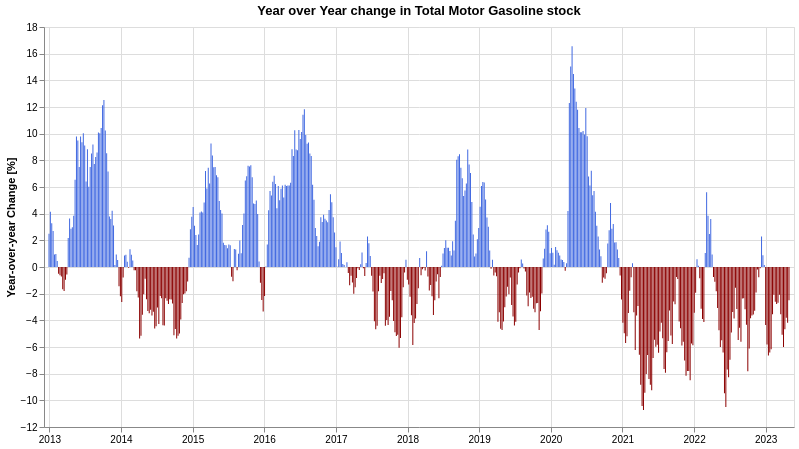

Vega-Lite specification stored for this chart:
### Vega-Lite specification from a JSON file in a GitHub repository (floating-point values rounded to 4 significant figures; data arrays with more than 128 entries replaced by an {"elided": "..."} marker saying what was removed)
{"config": {"view": {"continuousWidth": 400, "continuousHeight": 300}}, "data": {"name": "data-02da145805eae2d618c4a428fdf674a7"}, "mark": {"type": "bar", "width": 1}, "encoding": {"color": {"condition": {"value": "darkred", "test": "datum['Total Motor Gasoline'] < 0"}, "value": "royalblue"}, "tooltip": [{"field": "dt", "title": "", "type": "temporal"}, {"field": "Total Motor Gasoline", "format": ",.02f", "title": "YoY % Change", "type": "quantitative"}], "x": {"axis": {"title": ""}, "field": "dt", "type": "temporal"}, "y": {"axis": {"title": "Year-over-year Change [%]"}, "field": "Total Motor Gasoline", "type": "quantitative"}}, "height": 400, "title": "Year over Year change in Total Motor Gasoline stock", "width": 750, "$schema": "https://vega.github.io/schema/vega-lite/v5.json", "datasets": {"data-02da145805eae2d618c4a428fdf674a7": {"elided": "592 records"}}}
